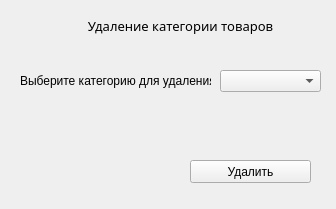
<?xml version="1.0" encoding="UTF-8"?>
<ui version="4.0">
 <class>Form</class>
 <widget class="QWidget" name="Form">
  <property name="geometry">
   <rect>
    <x>0</x>
    <y>0</y>
    <width>336</width>
    <height>209</height>
   </rect>
  </property>
  <property name="windowTitle">
   <string>Form</string>
  </property>
  <widget class="QLabel" name="info_label">
   <property name="geometry">
    <rect>
     <x>60</x>
     <y>10</y>
     <width>241</width>
     <height>31</height>
    </rect>
   </property>
   <property name="font">
    <font>
     <family>Segoe Print</family>
     <pointsize>10</pointsize>
     <weight>50</weight>
     <bold>false</bold>
    </font>
   </property>
   <property name="text">
    <string>Удалениe категории товаров</string>
   </property>
   <property name="alignment">
    <set>Qt::AlignCenter</set>
   </property>
  </widget>
  <widget class="QLabel" name="category_label">
   <property name="geometry">
    <rect>
     <x>20</x>
     <y>70</y>
     <width>191</width>
     <height>21</height>
    </rect>
   </property>
   <property name="text">
    <string>Выберите категорию для удаления:</string>
   </property>
  </widget>
  <widget class="QComboBox" name="ComboCategory">
   <property name="geometry">
    <rect>
     <x>220</x>
     <y>70</y>
     <width>101</width>
     <height>22</height>
    </rect>
   </property>
  </widget>
  <widget class="QPushButton" name="del_category">
   <property name="geometry">
    <rect>
     <x>190</x>
     <y>160</y>
     <width>121</width>
     <height>23</height>
    </rect>
   </property>
   <property name="text">
    <string>Удалить</string>
   </property>
  </widget>
  <widget class="QLabel" name="info_label_2">
   <property name="geometry">
    <rect>
     <x>10</x>
     <y>40</y>
     <width>321</width>
     <height>20</height>
    </rect>
   </property>
   <property name="font">
    <font>
     <family>Segoe Print</family>
     <pointsize>7</pointsize>
     <weight>50</weight>
     <bold>false</bold>
    </font>
   </property>
   <property name="text">
    <string/>
   </property>
   <property name="alignment">
    <set>Qt::AlignCenter</set>
   </property>
  </widget>
 </widget>
 <resources/>
 <connections/>
</ui>
